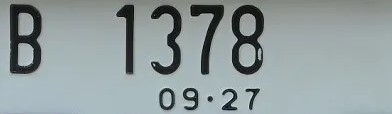
#> input picture Plat nomor/17.jpg, 392 x 114 px, given in place of 17.jpeg, which was not available
$ python no.py
#> lines starting #> are read from the running program, lines starting #| are printed output that depends on the picture; pictures that were not available may be replaced by others from this repository, and a replacement may not be noted
#> further down, plate_image is the input picture: shape (114, 392, 3); mean B, G, R 157.4, 156.5, 145.1
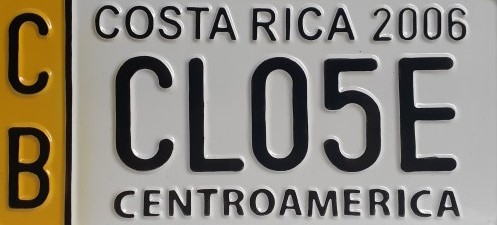
#> input picture Plat nomor/1.jpg, 497 x 225 px, given in place of 17g.jpeg, which was not available
#> further down, hog_image is the input picture: shape (225, 497, 3); mean B, G, R 123.3, 134.3, 140.3
import cv2
import numpy as np

# Fungsi untuk mencocokan pola menggunakan Template Matching
def match_pattern(image, template):
    # Ubah gambar menjadi grayscale
    gray_image = cv2.cvtColor(image, cv2.COLOR_BGR2GRAY)
    gray_template = cv2.cvtColor(template, cv2.COLOR_BGR2GRAY)
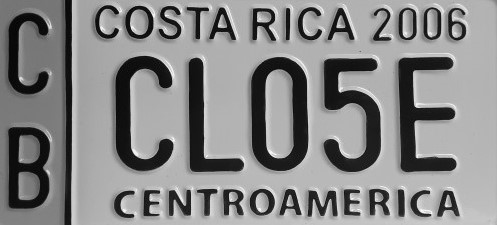
#> gray_template: shape (225, 497); min 0, max 255, mean 134.8

    # Lakukan Template Matching
    result = cv2.matchTemplate(gray_image, gray_template, cv2.TM_CCOEFF_NORMED)
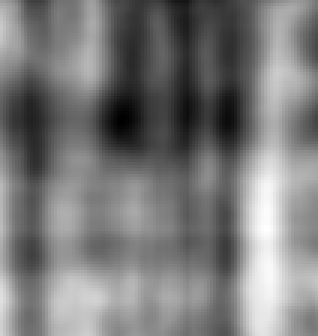
#> result: shape (112, 106) float32 (shown 3 times larger); min -0.1, max 0.129, mean 0.00967; drawn with min black and max white

    # Dapatkan lokasi pola dengan nilai korelasi tertinggi
    min_val, max_val, min_loc, max_loc = cv2.minMaxLoc(result)
#> min_val = -0.1; max_val = 0.129; min_loc = (40, 39); max_loc = (88, 76)

    # Dapatkan koordinat kotak yang mengelilingi pola
    template_width = gray_template.shape[1]
#> template_width = 497
    template_height = gray_template.shape[0]
#> template_height = 225
    top_left = max_loc
#> top_left = (88, 76)
    bottom_right = (top_left[0] + template_width, top_left[1] + template_height)
#> bottom_right = (585, 301)

    # Gambar kotak di sekitar pola pada gambar asli
    matched_image = cv2.rectangle(image.copy(), top_left, bottom_right, (0, 255, 0), 2)
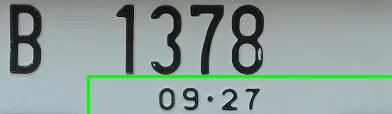
#> matched_image: shape (114, 392, 3); mean B, G, R 153.2, 158.1, 141.3

    # Tampilkan gambar yang telah dicocokkan polanya
    cv2.imshow("Hasil Cocok", matched_image)
    cv2.waitKey(0)
    cv2.destroyAllWindows()

    # Hitung persentase kecocokan pola
    matching_percentage = max_val * 100
#> matching_percentage = 12.89

    return matching_percentage

# Baca gambar plat nomor kendaraan
plate_image = cv2.imread('17.jpeg')

# Baca gambar hasil HOG dari plat nomor kendaraan
hog_image = cv2.imread('17g.jpeg')

# Cocokkan pola menggunakan Template Matching
percentage = match_pattern(plate_image, hog_image)
#> percentage = 12.89

# Tampilkan persentase kecocokan pola
print("Persentase Kecocokan Pola: {:.2f}%".format(percentage))
#| Persentase Kecocokan Pola: 12.89%
